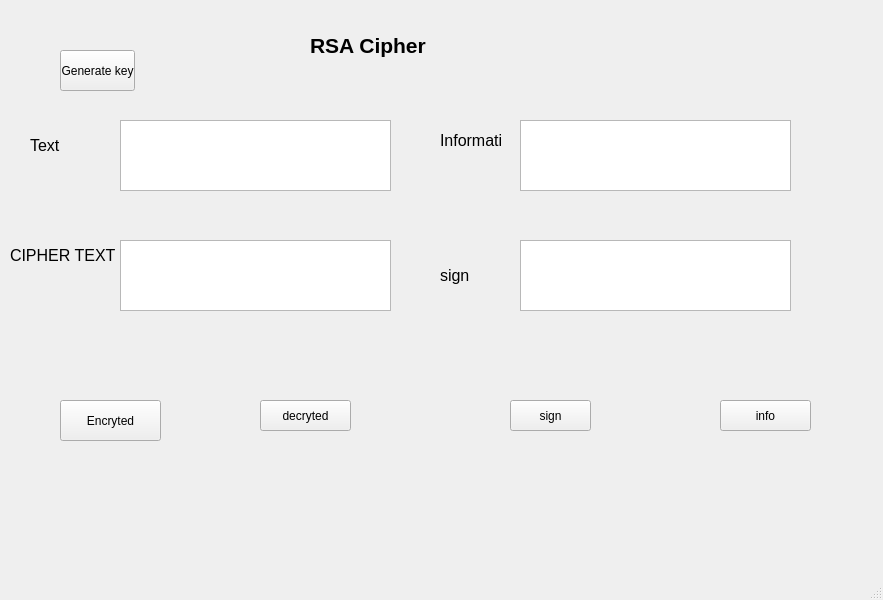
<?xml version="1.0" encoding="UTF-8"?>
<ui version="4.0">
 <class>MainWindow</class>
 <widget class="QMainWindow" name="MainWindow">
  <property name="geometry">
   <rect>
    <x>0</x>
    <y>0</y>
    <width>883</width>
    <height>600</height>
   </rect>
  </property>
  <property name="windowTitle">
   <string>MainWindow</string>
  </property>
  <widget class="QWidget" name="centralwidget">
   <widget class="QLabel" name="label">
    <property name="geometry">
     <rect>
      <x>310</x>
      <y>30</y>
      <width>211</width>
      <height>31</height>
     </rect>
    </property>
    <property name="font">
     <font>
      <pointsize>16</pointsize>
      <weight>75</weight>
      <bold>true</bold>
     </font>
    </property>
    <property name="text">
     <string>RSA Cipher</string>
    </property>
   </widget>
   <widget class="QLabel" name="label_2">
    <property name="geometry">
     <rect>
      <x>30</x>
      <y>130</y>
      <width>71</width>
      <height>31</height>
     </rect>
    </property>
    <property name="font">
     <font>
      <pointsize>12</pointsize>
     </font>
    </property>
    <property name="text">
     <string>Text</string>
    </property>
   </widget>
   <widget class="QLabel" name="label_3">
    <property name="geometry">
     <rect>
      <x>10</x>
      <y>240</y>
      <width>111</width>
      <height>31</height>
     </rect>
    </property>
    <property name="font">
     <font>
      <pointsize>12</pointsize>
     </font>
    </property>
    <property name="text">
     <string>CIPHER TEXT</string>
    </property>
   </widget>
   <widget class="QLabel" name="label_4">
    <property name="geometry">
     <rect>
      <x>440</x>
      <y>120</y>
      <width>61</width>
      <height>41</height>
     </rect>
    </property>
    <property name="font">
     <font>
      <pointsize>12</pointsize>
     </font>
    </property>
    <property name="text">
     <string>Information</string>
    </property>
   </widget>
   <widget class="QLabel" name="label_5">
    <property name="geometry">
     <rect>
      <x>440</x>
      <y>260</y>
      <width>71</width>
      <height>31</height>
     </rect>
    </property>
    <property name="font">
     <font>
      <pointsize>12</pointsize>
     </font>
    </property>
    <property name="text">
     <string>sign</string>
    </property>
   </widget>
   <widget class="QTextEdit" name="txtplaintext">
    <property name="geometry">
     <rect>
      <x>120</x>
      <y>120</y>
      <width>271</width>
      <height>71</height>
     </rect>
    </property>
   </widget>
   <widget class="QTextEdit" name="txtcptext">
    <property name="geometry">
     <rect>
      <x>120</x>
      <y>240</y>
      <width>271</width>
      <height>71</height>
     </rect>
    </property>
   </widget>
   <widget class="QTextEdit" name="txtsign">
    <property name="geometry">
     <rect>
      <x>520</x>
      <y>240</y>
      <width>271</width>
      <height>71</height>
     </rect>
    </property>
   </widget>
   <widget class="QTextEdit" name="txtinfomation">
    <property name="geometry">
     <rect>
      <x>520</x>
      <y>120</y>
      <width>271</width>
      <height>71</height>
     </rect>
    </property>
   </widget>
   <widget class="QPushButton" name="btngenerate">
    <property name="geometry">
     <rect>
      <x>60</x>
      <y>50</y>
      <width>75</width>
      <height>41</height>
     </rect>
    </property>
    <property name="text">
     <string>Generate key</string>
    </property>
   </widget>
   <widget class="QPushButton" name="btnen">
    <property name="geometry">
     <rect>
      <x>60</x>
      <y>400</y>
      <width>101</width>
      <height>41</height>
     </rect>
    </property>
    <property name="text">
     <string>Encryted</string>
    </property>
   </widget>
   <widget class="QPushButton" name="btnde">
    <property name="geometry">
     <rect>
      <x>260</x>
      <y>400</y>
      <width>91</width>
      <height>31</height>
     </rect>
    </property>
    <property name="text">
     <string>decryted</string>
    </property>
   </widget>
   <widget class="QPushButton" name="btnsign">
    <property name="geometry">
     <rect>
      <x>510</x>
      <y>400</y>
      <width>81</width>
      <height>31</height>
     </rect>
    </property>
    <property name="text">
     <string>sign</string>
    </property>
   </widget>
   <widget class="QPushButton" name="btninfo">
    <property name="geometry">
     <rect>
      <x>720</x>
      <y>400</y>
      <width>91</width>
      <height>31</height>
     </rect>
    </property>
    <property name="text">
     <string>info</string>
    </property>
   </widget>
  </widget>
  <widget class="QMenuBar" name="menubar">
   <property name="geometry">
    <rect>
     <x>0</x>
     <y>0</y>
     <width>883</width>
     <height>21</height>
    </rect>
   </property>
  </widget>
  <widget class="QStatusBar" name="statusbar"/>
 </widget>
 <resources/>
 <connections/>
</ui>
